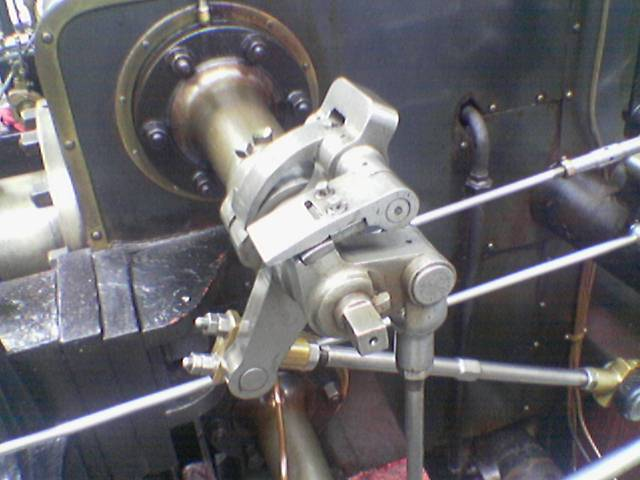
//> input picture exercise11/valve.png, 640 x 480 px
$ ./main   (built with g++ and OpenCV 4)
//> lines starting //> are read from the running program, lines starting //| are printed output that depends on the picture
#include <math.h>
#include <algorithm>
#include <iostream>

#include <opencv2/opencv.hpp>

using namespace std;

const int KERNEL_DIMENSION = 3;


void apply_convolution(cv::Mat src, cv::Mat & dest,  int kernel[][KERNEL_DIMENSION], int normalization ){
    for (int y = 0; y < dest.rows - KERNEL_DIMENSION; y++){
            for (int x = 0; x < dest.cols - KERNEL_DIMENSION; x++){
                int value = 0;
                for (int i = 0; i < KERNEL_DIMENSION; i++){
                    for (int j = 0; j < KERNEL_DIMENSION; j++){
                        int src_value = (int) src.at<uchar>(y + i, x + j);
                        value += kernel[i][j]*src_value;
                    }
                }
                value /= (normalization);
                if (value < 0){
                    value = 0;
                }
                else if (value > 255){
                    value = 255;
                }
                dest.at<uchar>(y,x) = (uchar) value;
            }
        }
}

void calculate_gaussian_blur(cv::Mat src, cv::Mat & dest){
    int kernel[KERNEL_DIMENSION][KERNEL_DIMENSION] = { {1, 2, 1}, {2, 4 , 2}, {1, 2, 1} };;
    apply_convolution(src, dest, kernel,16);
}

void calculate_image_derivative_x(cv::Mat src, cv::Mat & dest){
    int kernel[KERNEL_DIMENSION][KERNEL_DIMENSION] = { {-1, 0, 1}, {-2, 0 , 2}, {-1, 0, 1} };
    apply_convolution(src, dest, kernel,1);
}

void calculate_image_derivative_y(cv::Mat src, cv::Mat & dest){
    int kernel[KERNEL_DIMENSION][KERNEL_DIMENSION] = { {1, 2, 1}, {0, 0 ,0}, {-1, -2, -1} };
    apply_convolution(src, dest, kernel,1);
}

void calculate_image_derivative(cv::Mat der_x, cv::Mat der_y, cv::Mat & dest){
    for (int y = 0; y < dest.rows; y++){
        for (int x = 0; x < dest.cols; x++){
            uchar der_x_value = der_x.at<uchar>(y,x);
            uchar der_y_value = der_y.at<uchar>(y,x);
            uchar value = (uchar) sqrt(pow(der_x_value,2) + pow(der_y_value,2));
            if (value < 0){
                value = 0;
            }
            else if (value > 255){
                value = 255;
            }
            dest.at<uchar>(y,x) = value;
        }
    }
}

void calculate_image_edges(cv::Mat src, cv::Mat & dest){
    dest = cv::Mat(src.rows, src.cols, CV_8UC1);
    cv::Mat src_grayscale = cv::Mat(src.rows, src.cols, CV_8UC1);
    cv::Mat src_gauss_blur = cv::Mat(src.rows, src.cols, CV_8UC1);
    cv::Mat x_derived = cv::Mat(src.rows, src.cols, CV_8UC1);
    cv::Mat y_derived = cv::Mat(src.rows, src.cols, CV_8UC1);
    cv::cvtColor(src, src_grayscale, cv::COLOR_BGR2GRAY);

    calculate_gaussian_blur(src_grayscale, src_gauss_blur);
    calculate_image_derivative_x(src_gauss_blur, x_derived);
    calculate_image_derivative_y(src_gauss_blur, y_derived);
    calculate_image_derivative(x_derived, y_derived, dest);
}

int main(){
    cv::Mat src_8uc3_img_valve = cv::imread("valve.png", cv::IMREAD_COLOR);
//> src_8uc3_img_valve is the input picture: 480 rows x 640 cols, CV_8UC3; mean B, G, R 108.9, 104.8, 106.3

    if (src_8uc3_img_valve.empty()){
        printf("Unable to read input file (%s, %d).", __FILE__, __LINE__);
        return -1;
    }

    cv::Mat src_8uc1_img_edges;
    calculate_image_edges(src_8uc3_img_valve, src_8uc1_img_edges);
//> in calculate_image_edges, `cv::cvtColor(src, src_grayscale, cv::COLOR_BGR2GRAY);`:
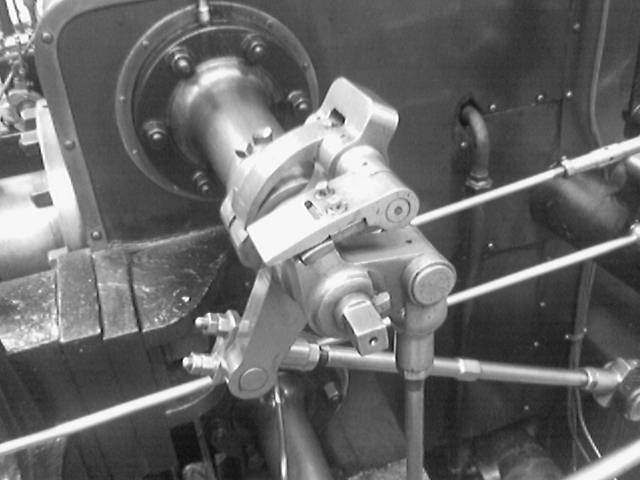
//> src_grayscale: 480 rows x 640 cols, CV_8UC1; min 6, max 255, mean 105.7
//> after the loop in apply_convolution, `for (int y = 0; y < dest.rows - KERNEL_DIMENSION; y++)`:
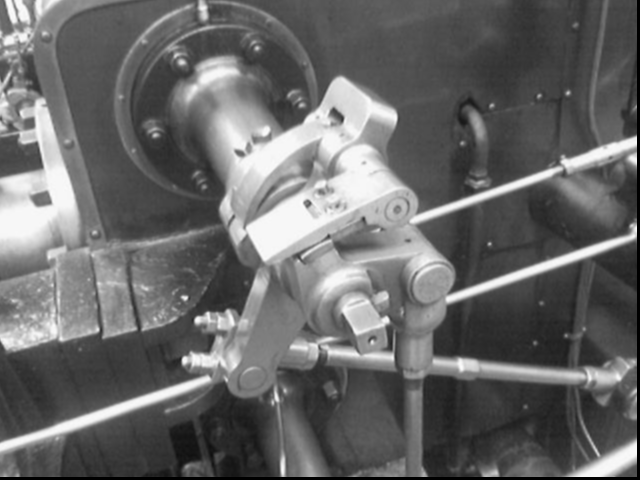
//> dest: 480 rows x 640 cols, CV_8UC1; min 0, max 253, mean 104.1
//> call 2 of apply_convolution, with normalization = 1
//> after the loop in apply_convolution (call 2), `for (int y = 0; y < dest.rows - KERNEL_DIMENSION; y++)`:
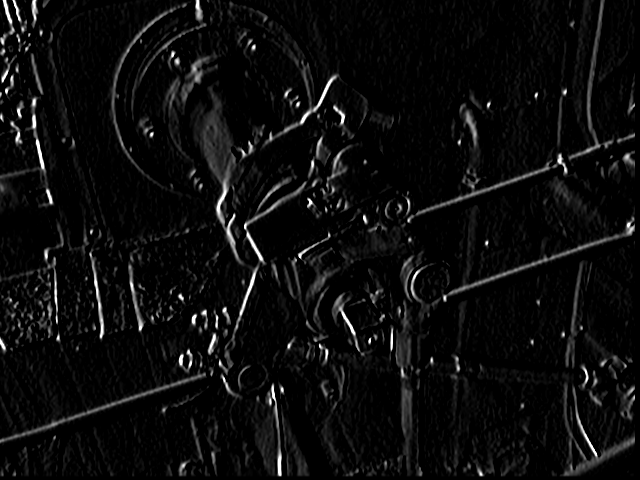
//> dest: 480 rows x 640 cols, CV_8UC1; min 0, max 255, mean 12.3
//> call 3 of apply_convolution, with normalization = 1
//> after the loop in apply_convolution (call 3), `for (int y = 0; y < dest.rows - KERNEL_DIMENSION; y++)`:
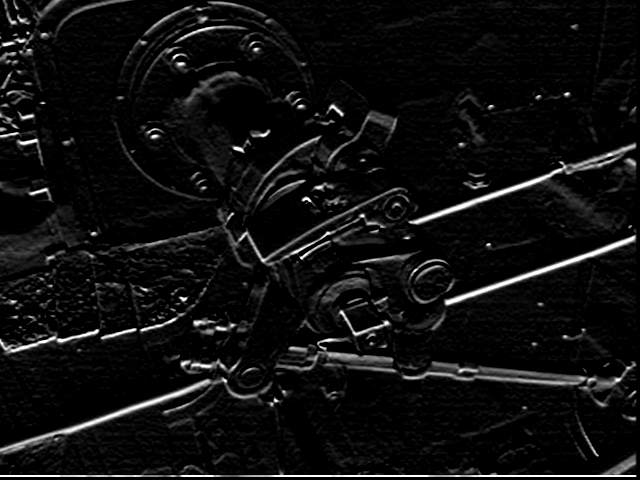
//> dest: 480 rows x 640 cols, CV_8UC1; min 0, max 255, mean 15.1
//> after the loop in calculate_image_derivative, `for (int y = 0; y < dest.rows; y++)`:
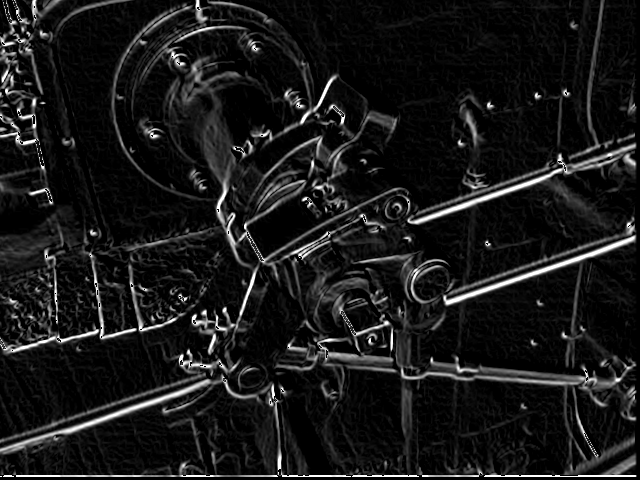
//> dest: 480 rows x 640 cols, CV_8UC1; min 0, max 255, mean 24.4

    cv::imshow("Original", src_8uc3_img_valve);
    cv::imshow("Result", src_8uc1_img_edges);

    cv::waitKey( 0 ); // wait until keypressed

    return 0;
}
